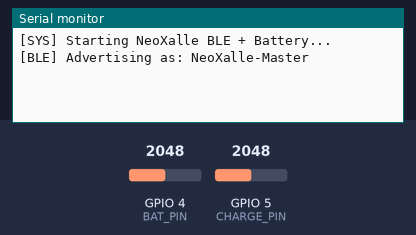
Recording of a sketch running on a simulated ESP32. Shown: the last lines printed to the serial monitor. Inputs (shaded band) come from the test bench; at power-on: GPIO 5 (CHARGE_PIN) = 2048, GPIO 4 (BAT_PIN) = 2048 (analog values on the 0–4095 scale). Nothing arrives over Bluetooth unless stated; a phone connects over Bluetooth LE 3 s after start.

Above: at 1.2 s.
1.3 s: GPIO 5 (CHARGE_PIN) set to 545
At 4.4 s:
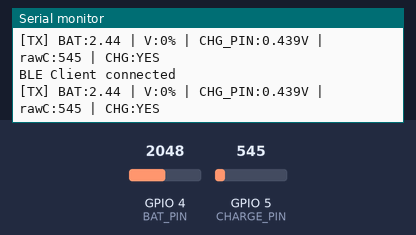
4.5 s: GPIO 5 (CHARGE_PIN) set to 455
At 7.3 s:
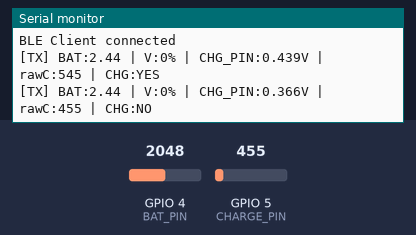

The sketch:

MASTER-CHG.ino
```cpp
#include <BLEDevice.h>
#include <BLEServer.h>
#include <BLEUtils.h>
#include <BLE2902.h>


#define SERVICE_UUID        "4fafc201-1fb5-459e-8fcc-c5c9c331914b"
#define CHARACTERISTIC_UUID "beb5483e-36e1-4688-b7f5-ea07361b26a8"
#define DEVICE_NAME         "NeoXalle-Master"

BLEServer* pServer = nullptr;
BLECharacteristic* pCharacteristic = nullptr;
bool deviceConnected = false;


#define BAT_PIN 4
#define CHARGE_PIN 5

#define SAMPLES 16
#define CHARGE_THRESHOLD 2.0


class ServerCallbacks : public BLEServerCallbacks {
  void onConnect(BLEServer* pServer) override {
    deviceConnected = true;
    Serial.println("BLE Client connected");
  }

  void onDisconnect(BLEServer* pServer) override {
    deviceConnected = false;
    Serial.println("BLE Client disconnected - restarting advertising");


    BLEAdvertising* pAdvertising = BLEDevice::getAdvertising();
    pAdvertising->stop();
    delay(100);
    pAdvertising->start();
  }
};

void pushLog(const String& msg) {
  Serial.print("[TX] ");
  Serial.println(msg);

  if (!deviceConnected) return;

  pCharacteristic->setValue(msg);
  pCharacteristic->notify();
}

class CharacteristicCallbacks : public BLECharacteristicCallbacks {
  void onWrite(BLECharacteristic* pCharacteristic) override {
    String cmd = pCharacteristic->getValue();
    if (cmd.length() > 0) {
      Serial.print("[CMD] ");
      Serial.println(cmd);
      pushLog("[LOG] CMD: " + cmd);
    }
  }
};


void setup() {
  Serial.begin(115200);
  Serial.println("[SYS] Starting NeoXalle BLE + Battery...");

  analogReadResolution(12);
  analogSetPinAttenuation(BAT_PIN, ADC_11db);
  analogSetPinAttenuation(CHARGE_PIN, ADC_11db);


  BLEDevice::init(DEVICE_NAME);

  pServer = BLEDevice::createServer();
  pServer->setCallbacks(new ServerCallbacks());

  BLEService* pService = pServer->createService(SERVICE_UUID);

  pCharacteristic = pService->createCharacteristic(
    CHARACTERISTIC_UUID,
    BLECharacteristic::PROPERTY_READ   |
    BLECharacteristic::PROPERTY_WRITE  |
    BLECharacteristic::PROPERTY_NOTIFY |
    BLECharacteristic::PROPERTY_INDICATE
  );

  pCharacteristic->setCallbacks(new CharacteristicCallbacks());
  pCharacteristic->addDescriptor(new BLE2902());
  pCharacteristic->setValue("NeoXalle ready");

  pService->start();


  BLEAdvertising* pAdvertising = BLEDevice::getAdvertising();
  pAdvertising->addServiceUUID(SERVICE_UUID);
  pAdvertising->setScanResponse(true);
  pAdvertising->setMinPreferred(0x06);
  pAdvertising->setMaxPreferred(0x12);

  BLEDevice::startAdvertising();

  Serial.println("[BLE] Advertising as: NeoXalle-Master");
}

void loop() {
  static unsigned long lastUpdate = 0;

  if (millis() - lastUpdate > 2000) {
    lastUpdate = millis();


    int rawBat = 0;
    for (int i = 0; i < SAMPLES; i++) {
      rawBat += analogRead(BAT_PIN);
      delay(5);
    }
    rawBat /= SAMPLES;


    float vAdc = analogReadMilliVolts(BAT_PIN) / 1000.0;
    float vBat = vAdc * 1.48;  // tu factor calibrado

    int rawCharge = analogRead(CHARGE_PIN);
    float vCharge = analogReadMilliVolts(CHARGE_PIN) / 1000.0;

    bool charging = vCharge > 0.4;

   // int percent = constrain((vBat - 3.0) / (4.2 - 3.0) * 100, 0, 100);

    int percent = constrain((vBat - 3.0) / (4.2 - 3.0) * 100, 0, 100);

    /* String msg = "raw:" + String(rawBat) +
                 " | vAdc:" + String(vAdc, 3) +
                 "V | vBat:" + String(vBat, 2) +
                 "V | " + String(percent) +
                 "% | CHG:" + (charging ? "YES" : "NO"); */

     String msg = "BAT:" + String(vBat, 2) +
                 " | V:" + String(percent) +
                 "% | CHG_PIN:" + String(vCharge, 3) +
                 "V | rawC:" + String(rawCharge) +
                 " | CHG:" + (charging ? "YES" : "NO");

    pushLog(msg);
  }

  delay(10);
}
```

Measured:
- the behaviour switches between 497 and 496 on GPIO 5 (CHARGE_PIN) (found by bisection; images 1 and 2)
- after the input at 1.3 s, the serial monitor: prints a new line after 0.79 s (image 1)
- after the input at 4.5 s, the serial monitor: prints a new line after 1.6 s (image 2)
